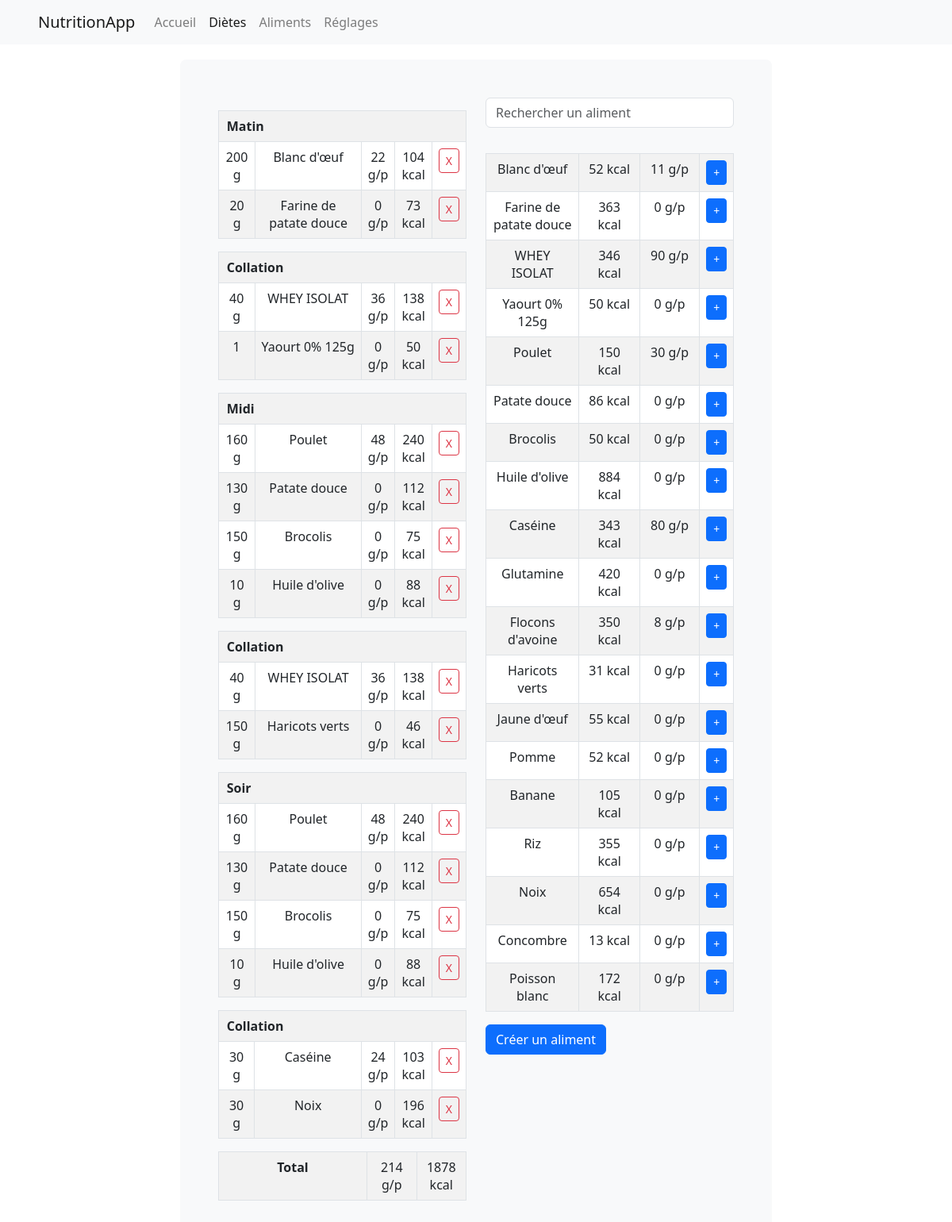
The app's page /creer_diete/1, older data.
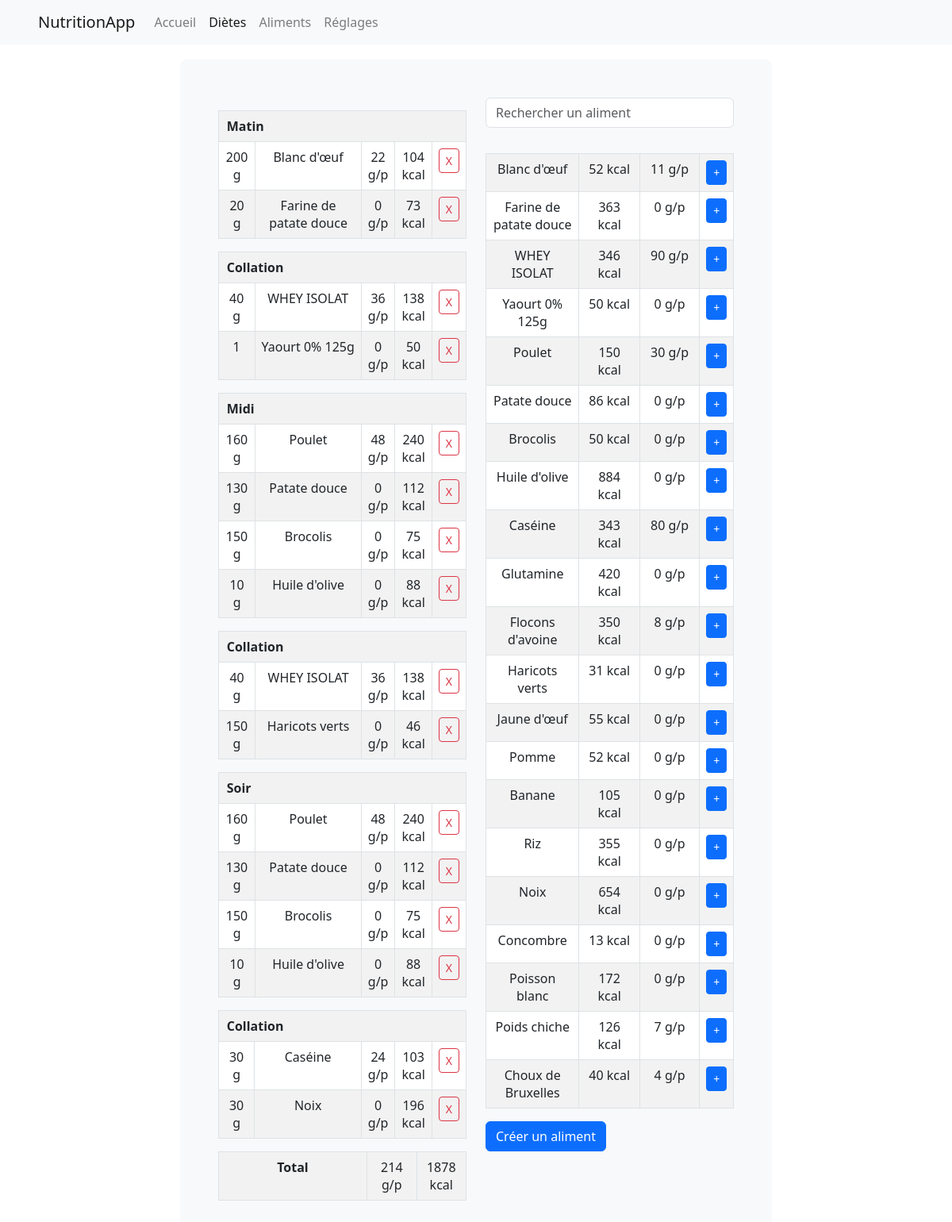
The same page, newer data.
### models.py (models this page shows)
class portion(db.Model):
    id = db.Column(db.Integer, primary_key=True)
    diete = db.Column(db.Integer, db.ForeignKey('diete.id'))
    aliment = db.Column(db.Integer, db.ForeignKey('aliment.id'))
    nombre = db.Column(db.Integer, nullable=False, server_default='0') # qtt en g ou nb de portions
    label_portion = db.Column(db.Integer, nullable=False, server_default='0') # 1=matin, 2=collation matin, 3=midi, 4=collation aprem, 5=soir, 6=collation soir
    diete_obj = db.relationship('diete', backref=db.backref('portions'))
    aliment_obj = db.relationship('aliment', backref=db.backref('portions'))
    def unite(self):
        return self.aliment_obj.unite
    def proteines_portion(self):
        if self.unite():
            return round(self.aliment_obj.proteines * self.nombre)
        else:
            return round(self.aliment_obj.proteines * self.nombre * 0.01)
    def kcal_portion(self):
        if self.unite():
            return round(self.aliment_obj.kcal * self.nombre)
        else:
            return round(self.aliment_obj.kcal * self.nombre * 0.01)

class aliment(db.Model):
    id = db.Column(db.Integer, primary_key=True)
    titre = db.Column(db.String(255), nullable=True)
    kcal = db.Column(db.Integer, nullable=True)
    proteines = db.Column(db.Integer, nullable=True)
    glucides = db.Column(db.Integer, nullable=True)
    lipides = db.Column(db.Integer, nullable=True)
    categorie = db.Column(db.String(255), nullable=True) # légume, fruit, féculent...
    photo = db.Column(db.String(255), nullable=True)
    description = db.Column(db.String(255), nullable=True)
    unite = db.Column(db.Boolean, nullable=True)

### app.py (the view)
@app.route('/creer_diete/<int:id>', methods=['GET', 'POST'])
def creer_diete(id):
    diete_courante = diete.query.get(id)
    portions_repas = diete_courante.portions_associees()
    aliments = aliment.query.all()
    return render_template('creer_diete.html', aliments=aliments, diete=diete_courante, portions_repas=portions_repas)

### models.py (called while the page is built)
    def portions_associees(self):
        return portion.query.filter(portion.diete == self.id).order_by(portion.label_portion).all()

    def total_kcal(self):
        return sum([portion.kcal_portion() for portion in self.portions_associees()])

    def total_proteines(self):
        return sum([portion.proteines_portion() for portion in self.portions_associees()])

### templates/creer_diete.html (shortened to what this page needs)
{% extends 'base.html' %}
{% set page = 'dietes' %}
{% block content %}
<link rel="stylesheet" href="{{root}}{{ url_for('static', filename='css/pages.css') }}">
<div class="content_gerer_diete">
  <div class="p-5 mb-4 bg-light rounded-3">
    <div class="row">
      <div class="col-md-6">
        <div>
          <table class="table table-striped table-bordered">
            {% set current_label = [] %}
            {% for portion in portions_repas %}
            {% if current_label[-1] != portion.label_portion %}
                    <table class="table table-striped table-bordered full-width-table">
                        {% do current_label.append(portion.label_portion) %}
                            <tr>
                                <th colspan="5" style="padding-left: 10px;">
                                    {% if current_label[-1] == 1 %}
                                        Matin
                                    {% elif current_label[-1] == 3 %}
                                        Midi
                                    {% elif current_label[-1] == 5 %}
                                        Soir
                                    {% else %}
                                        Collation
                                    {% endif %}
                                </th>
                            </tr>
                {% endif %}
            <tr>
              {% if portion.aliment_obj.unite == 1 %}
                <td style="width: 15%">{{ portion.nombre }}</td>
                <td style="width: 45%">{{ portion.aliment_obj.titre }}</td>
              {% else %}
                <td style="width: 15%">{{ portion.nombre }} g</td>
                <td style="width: 45%">{{ portion.aliment_obj.titre }}</td>
              {% endif %}
              <td>{{ portion.proteines_portion() }} g/p</td>
              <td>{{ portion.kcal_portion() }} kcal</td>
              <td class="text-center">
                <a href="{{ url_for('enlever_aliment_diete', id_portion=portion.id, id_diete=diete.id) }}" class="btn btn-sm btn-outline-danger">X</a>
              </td>
            </tr>
            {% endfor %}
          </table>
        </div>
        <table class="table table-striped table-bordered">
          <tr class="text-center">
              <th colspan="2" style="width: 60%;">Total</th>
              <td style="width: 20%;">{{ diete.total_proteines()|round|int }} g/p</td>
              <td style="width: 20%;">{{ diete.total_kcal()|round|int }} kcal</td>
          </tr>
      </table>
      </div>
      <div class="col-md-6">
        <div>
        <div class="input-group mb-3">
          <form id="search-form" class="input-group mb-3">
            <input id="searchbar" onkeyup="search_food()" type="text" name="search" class="form-control" placeholder="Rechercher un aliment" aria-label="Rechercher un aliment" aria-describedby="button-addon2">
          </form>
        </div>
          <table class="table table-striped table-bordered">
            {% for aliment in aliments %}
            <tr class="element_aliment">
              <td style="width: 40%;">{{ aliment.titre }}</td>
              <td style="width: 30%;">{{ aliment.kcal }} kcal</td>
              <td style="width: 30%;">{{ aliment.proteines }} g/p</td>
              <td>
                <button class="btn btn-sm btn-primary" data-bs-toggle="modal" data-bs-target="#modal{{ aliment.id }}">+</button>
              </td>
            </tr>
            {% endfor %}
          </table>
          <div>
            <a href="{{url_for('aliments')}}" class="btn btn-primary">Créer un aliment</a>
          </div>
        </div>
      </div>
    </div>
  </div>
</div>
{% endblock %}

Row changes from the older to the newer data that the page shows:
added aliment: titre "Poids chiche", kcal "126", proteines "7"
added aliment: titre "Choux de Bruxelles", kcal "40", proteines "4"
